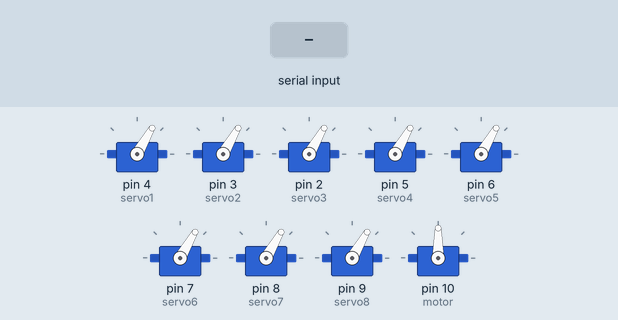
The sketch below on a simulated Arduino Uno, built with avr-gcc and run on an emulated ATmega328P. Shown: 9 × servo. Inputs (shaded band) come from the test bench. What the sketch prints to the serial monitor is not drawn.

Above: at 1.4 s.
1.5 s: byte 5 (5) received over Serial
3.0 s: "1\n" received over Serial
At 5.2 s:
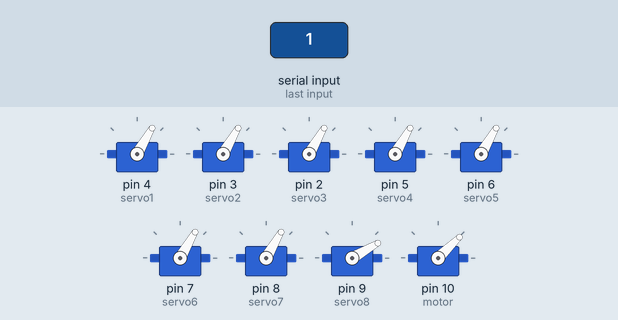
At 14.4 s:
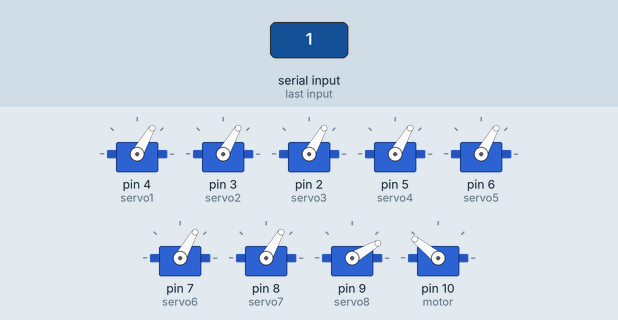
Timing chart, 0 to 20.5 s (numbered marks = the images above; inputs shaded):
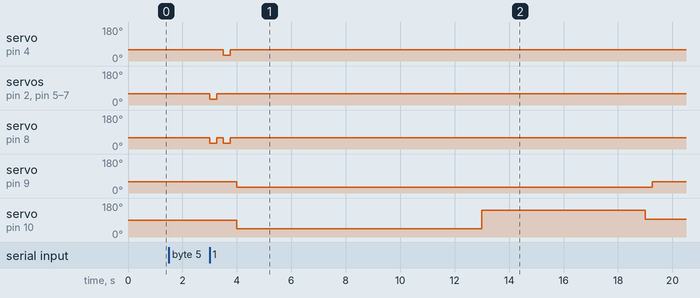

Measured:
- after the input at 1.5 s, every drawn part: stays the same
- after the input at 3.0 s, servo on pin 4 (servo1): 60° → 30° after 0.50 s, → 60° 0.25 s later; servo on pin 2 (servo3): 60° → 30° at once, → 60° 0.25 s later

The sketch:

txt_to_servos.ino
```cpp
#include <Arduino.h>
#include <string.h>
#include <math.h>
#include <SPI.h>
#include <SD.h>
#include <Servo.h>

Servo servo1;
Servo servo2;
Servo servo3;
Servo servo4;
Servo servo5;
Servo servo6;
Servo servo7;
Servo servo8;
Servo motor;

const int ON_ANGLE = 30;
const int OFF_ANGLE = 60;
const int SERVO_MOVEMENT_DELAY = 250;
const int CURRENT_THRESHOLD = 255;
const int CARRIAGE_PULL_FORWARD_TIME = 9000;
const int CARRIAGE_PULL_BACKWARD_TIME = 6000;

void setup() {
  Serial.begin(9600);

  // attach the servos
  servo1.attach(4);
  servo2.attach(3);
  servo3.attach(2);
  servo4.attach(5);
  servo5.attach(6);
  servo6.attach(7);
  servo7.attach(8);
  servo8.attach(9);
  motor.attach(10);

  retractServos();

}

void loop() {
  //First wait for communication to begin
  bool waiting=true;
  while(waiting) {
    if(Serial.available()>0) {
      if(Serial.read()==5) {
        waiting=false;
      }
    }
    else {
      delay(0.25);
    }
  }

  //Then send the acknowledge signal
  Serial.write(2);

  //Now we wait for the song data to come.
  bool printing=true;

  while(printing) {
    if(Serial.available() > 0){
      char chr = Serial.read();
      convert(chr);
      Serial.write(chr);
    }else{
      delay(0.25);
    }
  }
}


void convert(char chr) {
  char output[9];

  if (isupper(chr)){
    strcpy(output, "00000100");
    triggerServos(output);
  }

  if (isdigit(chr)){
    strcpy(output, "00111100");
    triggerServos(output);
  }

  char new_chr = tolower(chr);
  switch(new_chr) {
    case ' ':
      strcpy(output, "00000010");
      break;
    case '\n':
      strcpy(output, "00000001");
      break;
    case '1':
    case 'a':
      strcpy(output, "10000000");
      break;
    case '2':
    case 'b':
      strcpy(output, "11000000");
      break;
    case '3':
    case 'c':
      strcpy(output, "10010000");
      break;
    case '4':
    case 'd':
      strcpy(output, "10011000");
      break;
    case '5':
    case 'e':
      strcpy(output, "10001000");
      break;
    case '6':
    case 'f':
      strcpy(output, "11010000");
      break;
    case '7':
    case 'g':
      strcpy(output, "11011000");
      break;
    case '8':
    case 'h':
      strcpy(output, "11001000");
      break;
    case '9':
    case 'i':
      strcpy(output, "01010000");
      break;
    case '0':
    case 'j':
      strcpy(output, "01011000");
      break;
    case 'k':
      strcpy(output, "10100000");
      break;
    case 'l':
      strcpy(output, "11100000");
      break;
    case 'm':
      strcpy(output, "10110000");
      break;
    case 'n':
      strcpy(output, "10111000");
      break;
    case 'o':
      strcpy(output, "10101000");
      break;
    case 'p':
      strcpy(output, "11110000");
      break;
    case 'q':
      strcpy(output, "11111000");
      break;
    case 'r':
      strcpy(output, "11101000");
      break;
    case 's':
      strcpy(output, "01110000");
      break;
    case 't':
      strcpy(output, "01111000");
      break;
    case 'u':
      strcpy(output, "10100100");
      break;
    case 'v':
      strcpy(output, "11100100");
      break;
    case 'w':
      strcpy(output, "01011100");
      break;
    case 'x':
      strcpy(output, "10110100");
      break;
    case 'y':
      strcpy(output, "10111100");
      break;
    case 'z':
      strcpy(output, "10101100");
      break;
    case ',':
      strcpy(output, "01000000");
      break;
    case ';':
      strcpy(output, "01100000");
      break;
    case ':':
      strcpy(output, "01001000");
      break;
    case '.':
      strcpy(output, "01001100");
      break;
    case '!':
      strcpy(output, "01101000");
      break;
    case '?':
      strcpy(output, "01100100");
      break;
    case '\'':
      strcpy(output, "00100000");
      break;
    case '-':
      strcpy(output, "00100100");
      break;
  }
  triggerServos(output);
}

void triggerServos(char on[]) {
  if (on[6] == '1' || on[7] != '1') servo7.write(ON_ANGLE);
  if (on[0] == '1') servo1.write(ON_ANGLE);
  if (on[1] == '1') servo2.write(ON_ANGLE);
  if (on[2] == '1') servo3.write(ON_ANGLE);
  if (on[3] == '1') servo4.write(ON_ANGLE);
  if (on[4] == '1') servo5.write(ON_ANGLE);
  if (on[5] == '1') servo6.write(ON_ANGLE);
  if (on[7] == '1'){
    servo8.write(ON_ANGLE);

    //Handle carriage pullback
    motor.writeMicroseconds(1000); //forwards
    delay(CARRIAGE_PULL_FORWARD_TIME);
    motor.writeMicroseconds(2000); //backwards
    delay(CARRIAGE_PULL_BACKWARD_TIME);
    motor.writeMicroseconds(1500); //stop

  }
  delay(SERVO_MOVEMENT_DELAY);
  retractServos();
}
void retractServos() {
  servo1.write(OFF_ANGLE);
  servo2.write(OFF_ANGLE);
  servo3.write(OFF_ANGLE);
  servo4.write(OFF_ANGLE);
  servo5.write(OFF_ANGLE);
  servo6.write(OFF_ANGLE);
  servo7.write(OFF_ANGLE);
  servo8.write(OFF_ANGLE);
  delay(SERVO_MOVEMENT_DELAY);
}
```
